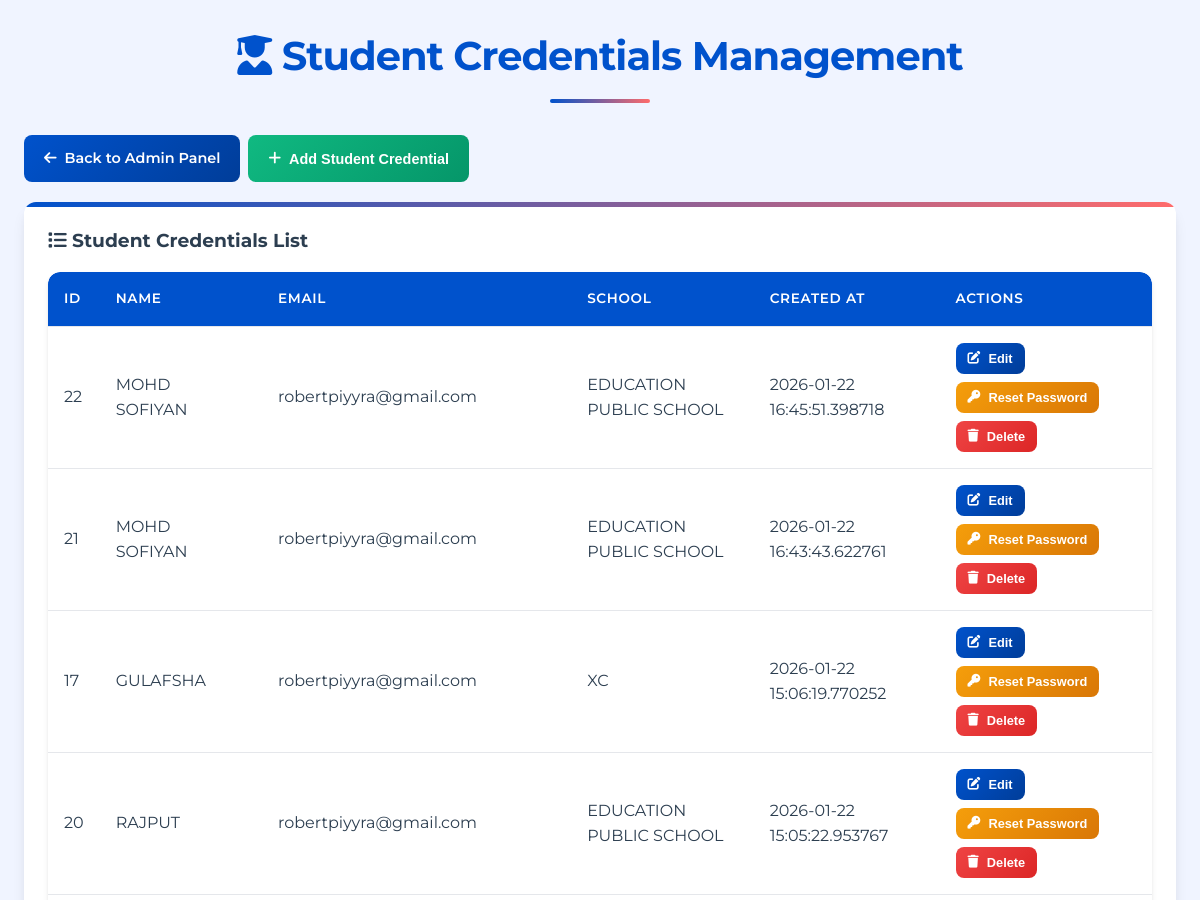
Before: /admin_student_credentials (signed in, upper part) with the older database file.
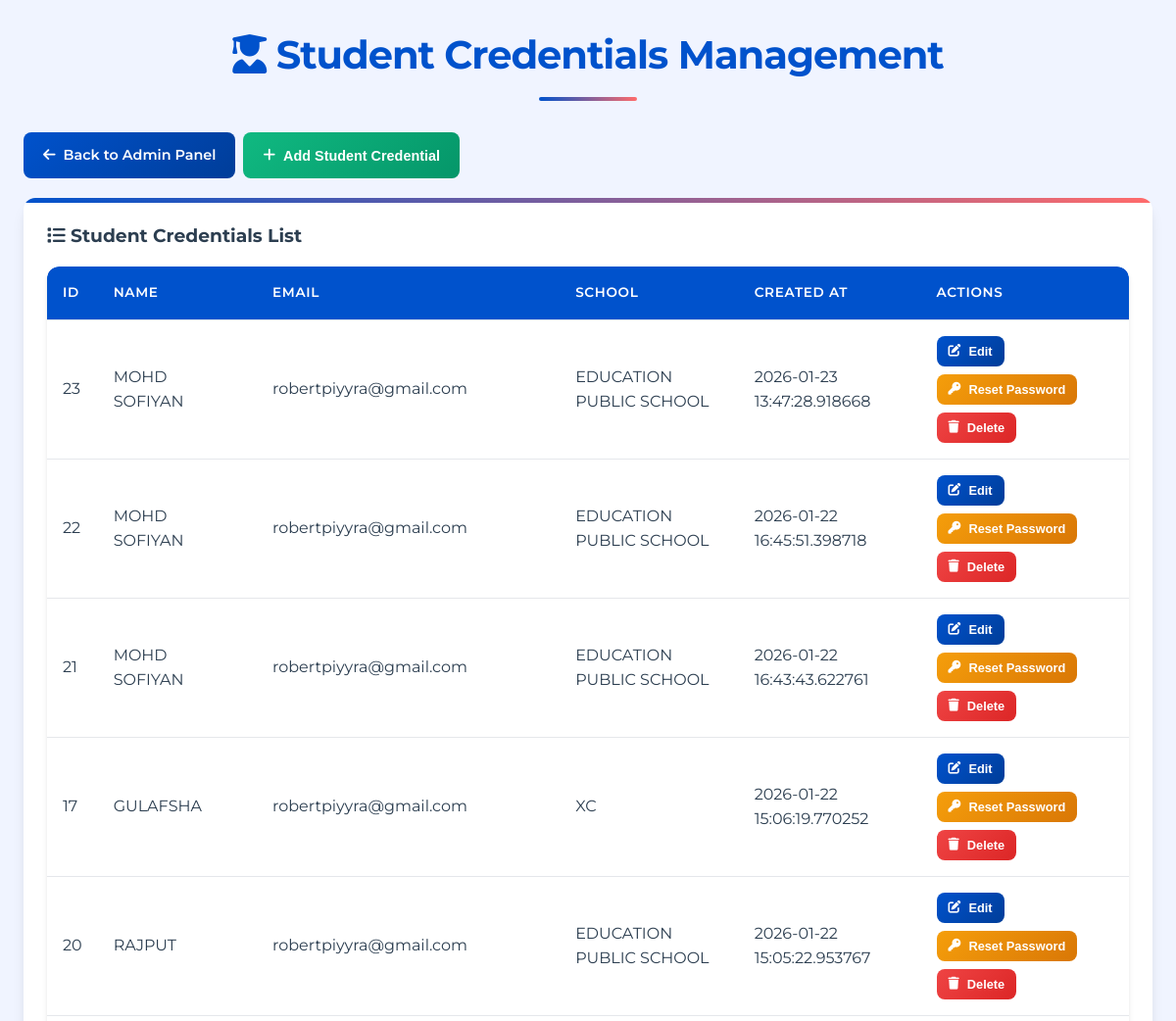
After: the same page with the newer database file.
### models.py (models this page shows)
class Student(db.Model):
    __tablename__ = 'students'
    id = Column(Integer, primary_key=True)
    name = Column(String(255), nullable=False)
    father_name = Column(String(255))
    class_name = Column(String(100))
    dob = Column(String(50))
    address = Column(Text)
    phone = Column(String(50))
    photo_filename = Column(String(255))
    generated_filename = Column(String(255)) # Points to individual card image (JPG)
    created_at = Column(DateTime, default=lambda: datetime.now(timezone.utc))
    data_hash = Column(String(255), unique=True)
    template_id = Column(Integer, ForeignKey('templates.id'))
    school_name = Column(String(255))
    email = Column(String(255), unique=False)
    password = Column(String(255))
    custom_data = Column(MutableDict.as_mutable(JSON), default=dict)
    sheet_filename = Column(String(255))
    sheet_position = Column(Integer)

### app.py (the view)
@app.route("/admin_student_credentials")
def admin_student_credentials():
    if not session.get("admin"):
        return redirect(url_for("login"))
    try:
        students = Student.query.filter(
            Student.email.isnot(None),
            Student.email != ''
        ).order_by(Student.created_at.desc()).all()
        return render_template(
            "admin_student_credentials.html",
            students=students,
            success=request.args.get("success"),
            error=request.args.get("error")
        )
    except Exception as e:
        logger.error(f"Error fetching student credentials: {e}")
        return redirect(url_for("admin", error=f"Error fetching student credentials: {str(e)}"))

### app.py (called while the page is built)
@app.before_request
def require_login():
    admin_routes = ["/admin", "/upload_template", "/delete_all", "/upload_font", "/update_font",
                    "/update_photo_position", "/delete_student", "/export_csv", "/download_template",
                    "/remove_template", "/update_duplicate_settings", "/delete_pdf", "/update_template_settings",
                    "/admin_student_credentials", "/admin_add_student_credential", "/admin_update_student_credential",
                    "/admin_delete_student_credential", "/admin_reset_student_password", "/admin/student_preview",
                    "/admin/generate_preview", "/admin/download_student_pdf"]
    if request.path in admin_routes and not session.get("admin"):
        logger.warning(f"Unauthorized access attempt to {request.path}")
        return redirect(url_for("login"))

### templates/admin_student_credentials.html (shortened to what this page needs)
<!DOCTYPE html>
<html lang="en">
<head>
    <link rel="stylesheet" href="https://cdnjs.cloudflare.com/ajax/libs/font-awesome/6.4.0/css/all.min.css">
</head>
<body>
    <div class="container">
        <h1><i class="fas fa-user-graduate"></i> Student Credentials Management</h1>
        <div class="action-buttons" style="margin-bottom: 20px;">
            <a href="{{ url_for('admin') }}" class="btn"><i class="fas fa-arrow-left"></i> Back to Admin Panel</a>
            <button class="btn btn-success" onclick="openAddModal()"><i class="fas fa-plus"></i> Add Student Credential</button>
        </div>
        <div class="section">
            <h3><i class="fas fa-list"></i> Student Credentials List</h3>
            <div class="table-wrapper">
                <table>
                    <thead>
                        <tr>
                            <th>ID</th>
                            <th>Name</th>
                            <th>Email</th>
                            <th>School</th>
                            <th>Created At</th>
                            <th>Actions</th>
                        </tr>
                    </thead>
                    <tbody>
                        {% if students %}
                            {% for student in students %}
                                <tr>
                                    <td>{{ student.id }}</td>
                                    <td>{{ student.name }}</td>
                                    <td>{{ student.email}}</td>
                                    <td>{{ student.school_name }}</td>
                                    <td>{{ student.created_at }}</td>
                                    <td>
                                        <div class="action-buttons">
                                            <button class="btn btn-sm" onclick="openEditModal({{ student.id }}, '{{ student.name }}', '{{ student.email }}', '{{ student.school_name }}')">
                                                <i class="fas fa-edit"></i> Edit
                                            </button>
                                            <button class="btn btn-warning btn-sm" onclick="resetPassword({{ student.id }}, '{{ student.name }}')">
                                                <i class="fas fa-key"></i> Reset Password
                                            </button>
                                            <form action="{{ url_for('admin_delete_student_credential', student_id=student.id) }}" method="post" style="display: inline;">
                                                <button type="submit" class="btn btn-danger btn-sm" onclick="return confirm('Are you sure you want to delete this student credential? This action cannot be undone.');">
                                                    <i class="fas fa-trash"></i> Delete
                                                </button>
                                            </form>
                                        </div>
                                    </td>
                                </tr>
                            {% endfor %}
                        {% else %}
                            <tr>
                                <td colspan="6" style="text-align: center;">No student credentials found.</td>
                            </tr>
                        {% endif %}
                    </tbody>
                </table>
            </div>
        </div>
    </div>
</body>
</html>

### templates/admin_student_credentials.html (style rules this page uses)
:root { --bg-color: #f0f4ff; --text-color: #2c3e50; --section-bg: #ffffff; --section-hover: #edf2f7; --primary-color: #0052cc; --primary-dark: #003d99; --accent-color: #ff6b6b; --success-bg: #d4edda; --success-text: #155724; --error-bg: #f8d7da; --error-text: #721c24; --border-radius: 12px; --border-radius-sm: 8px; --shadow: 0 10px 15px -3px rgba(0,0,0,0.1), 0 4px 6px -2px rgba(0,0,0,0.05); --shadow-md: 0 4px 6px -1px rgba(0,0,0,0.1), 0 2px 4px -1px rgba(0,0,0,0.06); --transition: all 0.4s cubic-bezier(0.175, 0.885, 0.32, 1.275); }
* { box-sizing: border-box; margin: 0; padding: 0; }
body { font-family: 'Montserrat', Arial, sans-serif; background: var(--bg-color); margin: 0; padding: 24px; color: var(--text-color); transition: var(--transition); line-height: 1.6; position: relative; overflow-x: hidden; min-height: 100vh; }
.container { max-width: 1400px; margin: auto; animation: slideUp 1s ease-out; }
h1 { text-align: center; font-size: 2.5rem; font-weight: 700; color: var(--primary-color); margin-bottom: 2rem; animation: fadeIn 0.8s ease-out; letter-spacing: -0.025em; position: relative; padding-bottom: 15px; }
h1::after { content: ''; position: absolute; bottom: 0; left: 50%; transform: translateX(-50%); width: 100px; height: 4px; background: linear-gradient(90deg, var(--primary-color), var(--accent-color)); border-radius: 2px; }
.section { background: var(--section-bg); padding: 24px; border-radius: var(--border-radius); box-shadow: var(--shadow); transition: var(--transition); animation: fadeIn 0.8s ease-out; height: fit-content; position: relative; overflow: hidden; margin-bottom: 24px; }
.section::before { content: ''; position: absolute; top: 0; left: 0; width: 100%; height: 5px; background: linear-gradient(90deg, var(--primary-color), var(--accent-color)); transform: translateX(-100%); animation: slideIn 1s forwards 0.5s; }
.btn { padding: 12px 20px; text-decoration: none; color: white; border-radius: var(--border-radius-sm); cursor: pointer; border: none; font-size: 0.9rem; font-weight: 600; transition: var(--transition); position: relative; overflow: hidden; display: inline-flex; align-items: center; gap: 8px; background: linear-gradient(135deg, var(--primary-color), var(--primary-dark)); }
.btn-success { background: linear-gradient(135deg, #10b981, #059669); }
.btn-danger { background: linear-gradient(135deg, #ef4444, #dc2626); }
.btn-warning { background: linear-gradient(135deg, #f59e0b, #d97706); }
.table-wrapper { overflow-x: auto; border-radius: var(--border-radius); margin-top: 16px; box-shadow: var(--shadow-md); }
table { width: 100%; border-collapse: separate; border-spacing: 0; background: var(--section-bg); border-radius: var(--border-radius); overflow: hidden; }
th, td { padding: 16px; border-bottom: 1px solid #e5e7eb; text-align: left; }
th { background: var(--primary-color); color: white; font-weight: 600; text-transform: uppercase; letter-spacing: 0.05em; font-size: 0.85rem; position: sticky; top: 0; }
.action-buttons { display: flex; gap: 8px; flex-wrap: wrap; }
.btn-sm { padding: 8px 12px; font-size: 0.8rem; }

Changed rows visible on the page:
added Student: id "23", name "MOHD SOFIYAN", email "robertpiyyra@gmail.com", school_name "EDUCATION PUBLIC SCHOOL", created_at "2026-01-23 13:47:28.918668"
